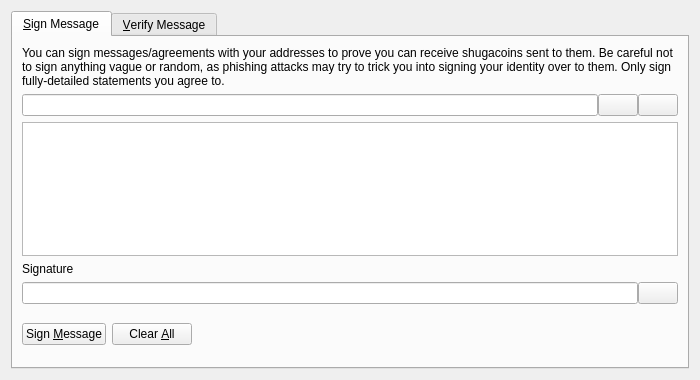
<?xml version="1.0" encoding="UTF-8"?>
<ui version="4.0">
 <class>SignVerifyMessageDialog</class>
 <widget class="QDialog" name="SignVerifyMessageDialog">
  <property name="geometry">
   <rect>
    <x>0</x>
    <y>0</y>
    <width>700</width>
    <height>380</height>
   </rect>
  </property>
  <property name="windowTitle">
   <string>Signatures - Sign / Verify a Message</string>
  </property>
  <property name="modal">
   <bool>true</bool>
  </property>
  <layout class="QVBoxLayout" name="verticalLayout">
   <item>
    <widget class="QTabWidget" name="tabWidget">
     <property name="currentIndex">
      <number>0</number>
     </property>
     <widget class="QWidget" name="tabSignMessage">
      <attribute name="title">
       <string>&amp;Sign Message</string>
      </attribute>
      <layout class="QVBoxLayout" name="verticalLayout_SM">
       <item>
        <widget class="QLabel" name="infoLabel_SM">
         <property name="text">
          <string>You can sign messages/agreements with your addresses to prove you can receive shugacoins sent to them. Be careful not to sign anything vague or random, as phishing attacks may try to trick you into signing your identity over to them. Only sign fully-detailed statements you agree to.</string>
         </property>
         <property name="textFormat">
          <enum>Qt::PlainText</enum>
         </property>
         <property name="wordWrap">
          <bool>true</bool>
         </property>
        </widget>
       </item>
       <item>
        <layout class="QHBoxLayout" name="horizontalLayout_1_SM">
         <property name="spacing">
          <number>0</number>
         </property>
         <item>
          <widget class="QValidatedLineEdit" name="addressIn_SM">
           <property name="toolTip">
            <string>The Shugacoin address to sign the message with</string>
           </property>
          </widget>
         </item>
         <item>
          <widget class="QPushButton" name="addressBookButton_SM">
           <property name="toolTip">
            <string>Choose previously used address</string>
           </property>
           <property name="text">
            <string/>
           </property>
           <property name="icon">
            <iconset resource="../bitcoin.qrc">
             <normaloff>:/icons/address-book</normaloff>:/icons/address-book</iconset>
           </property>
           <property name="shortcut">
            <string>Alt+A</string>
           </property>
           <property name="autoDefault">
            <bool>false</bool>
           </property>
          </widget>
         </item>
         <item>
          <widget class="QPushButton" name="pasteButton_SM">
           <property name="toolTip">
            <string>Paste address from clipboard</string>
           </property>
           <property name="text">
            <string/>
           </property>
           <property name="icon">
            <iconset resource="../bitcoin.qrc">
             <normaloff>:/icons/editpaste</normaloff>:/icons/editpaste</iconset>
           </property>
           <property name="shortcut">
            <string>Alt+P</string>
           </property>
           <property name="autoDefault">
            <bool>false</bool>
           </property>
          </widget>
         </item>
        </layout>
       </item>
       <item>
        <widget class="QPlainTextEdit" name="messageIn_SM">
         <property name="toolTip">
          <string>Enter the message you want to sign here</string>
         </property>
        </widget>
       </item>
       <item>
        <widget class="QLabel" name="signatureLabel_SM">
         <property name="text">
          <string>Signature</string>
         </property>
         <property name="textFormat">
          <enum>Qt::PlainText</enum>
         </property>
        </widget>
       </item>
       <item>
        <layout class="QHBoxLayout" name="horizontalLayout_2_SM">
         <property name="spacing">
          <number>0</number>
         </property>
         <item>
          <widget class="QLineEdit" name="signatureOut_SM">
           <property name="font">
            <font>
             <italic>true</italic>
            </font>
           </property>
           <property name="readOnly">
            <bool>true</bool>
           </property>
          </widget>
         </item>
         <item>
          <widget class="QPushButton" name="copySignatureButton_SM">
           <property name="toolTip">
            <string>Copy the current signature to the system clipboard</string>
           </property>
           <property name="text">
            <string/>
           </property>
           <property name="icon">
            <iconset resource="../bitcoin.qrc">
             <normaloff>:/icons/editcopy</normaloff>:/icons/editcopy</iconset>
           </property>
           <property name="autoDefault">
            <bool>false</bool>
           </property>
          </widget>
         </item>
        </layout>
       </item>
       <item>
        <layout class="QHBoxLayout" name="horizontalLayout_3_SM">
         <item>
          <widget class="QPushButton" name="signMessageButton_SM">
           <property name="toolTip">
            <string>Sign the message to prove you own this Shugacoin address</string>
           </property>
           <property name="text">
            <string>Sign &amp;Message</string>
           </property>
           <property name="icon">
            <iconset resource="../bitcoin.qrc">
             <normaloff>:/icons/edit</normaloff>:/icons/edit</iconset>
           </property>
           <property name="autoDefault">
            <bool>false</bool>
           </property>
          </widget>
         </item>
         <item>
          <widget class="QPushButton" name="clearButton_SM">
           <property name="toolTip">
            <string>Reset all sign message fields</string>
           </property>
           <property name="text">
            <string>Clear &amp;All</string>
           </property>
           <property name="icon">
            <iconset resource="../bitcoin.qrc">
             <normaloff>:/icons/remove</normaloff>:/icons/remove</iconset>
           </property>
           <property name="autoDefault">
            <bool>false</bool>
           </property>
          </widget>
         </item>
         <item>
          <spacer name="horizontalSpacer_1_SM">
           <property name="orientation">
            <enum>Qt::Horizontal</enum>
           </property>
           <property name="sizeHint" stdset="0">
            <size>
             <width>40</width>
             <height>48</height>
            </size>
           </property>
          </spacer>
         </item>
         <item>
          <widget class="QLabel" name="statusLabel_SM">
           <property name="font">
            <font>
             <weight>75</weight>
             <bold>true</bold>
            </font>
           </property>
           <property name="text">
            <string/>
           </property>
           <property name="wordWrap">
            <bool>true</bool>
           </property>
          </widget>
         </item>
         <item>
          <spacer name="horizontalSpacer_2_SM">
           <property name="orientation">
            <enum>Qt::Horizontal</enum>
           </property>
           <property name="sizeHint" stdset="0">
            <size>
             <width>40</width>
             <height>48</height>
            </size>
           </property>
          </spacer>
         </item>
        </layout>
       </item>
      </layout>
     </widget>
     <widget class="QWidget" name="tabVerifyMessage">
      <attribute name="title">
       <string>&amp;Verify Message</string>
      </attribute>
      <layout class="QVBoxLayout" name="verticalLayout_VM">
       <item>
        <widget class="QLabel" name="infoLabel_VM">
         <property name="text">
          <string>Enter the receiver's address, message (ensure you copy line breaks, spaces, tabs, etc. exactly) and signature below to verify the message. Be careful not to read more into the signature than what is in the signed message itself, to avoid being tricked by a man-in-the-middle attack. Note that this only proves the signing party receives with the address, it cannot prove sendership of any transaction!</string>
         </property>
         <property name="textFormat">
          <enum>Qt::PlainText</enum>
         </property>
         <property name="alignment">
          <set>Qt::AlignLeading|Qt::AlignLeft|Qt::AlignTop</set>
         </property>
         <property name="wordWrap">
          <bool>true</bool>
         </property>
        </widget>
       </item>
       <item>
        <layout class="QHBoxLayout" name="horizontalLayout_1_VM">
         <property name="spacing">
          <number>0</number>
         </property>
         <item>
          <widget class="QValidatedLineEdit" name="addressIn_VM">
           <property name="toolTip">
            <string>The Shugacoin address the message was signed with</string>
           </property>
          </widget>
         </item>
         <item>
          <widget class="QPushButton" name="addressBookButton_VM">
           <property name="toolTip">
            <string>Choose previously used address</string>
           </property>
           <property name="text">
            <string/>
           </property>
           <property name="icon">
            <iconset resource="../bitcoin.qrc">
             <normaloff>:/icons/address-book</normaloff>:/icons/address-book</iconset>
           </property>
           <property name="shortcut">
            <string>Alt+A</string>
           </property>
           <property name="autoDefault">
            <bool>false</bool>
           </property>
          </widget>
         </item>
        </layout>
       </item>
       <item>
        <widget class="QPlainTextEdit" name="messageIn_VM"/>
       </item>
       <item>
        <widget class="QValidatedLineEdit" name="signatureIn_VM"/>
       </item>
       <item>
        <layout class="QHBoxLayout" name="horizontalLayout_2_VM">
         <item>
          <widget class="QPushButton" name="verifyMessageButton_VM">
           <property name="toolTip">
            <string>Verify the message to ensure it was signed with the specified Shugacoin address</string>
           </property>
           <property name="text">
            <string>Verify &amp;Message</string>
           </property>
           <property name="icon">
            <iconset resource="../bitcoin.qrc">
             <normaloff>:/icons/transaction_0</normaloff>:/icons/transaction_0</iconset>
           </property>
           <property name="autoDefault">
            <bool>false</bool>
           </property>
          </widget>
         </item>
         <item>
          <widget class="QPushButton" name="clearButton_VM">
           <property name="toolTip">
            <string>Reset all verify message fields</string>
           </property>
           <property name="text">
            <string>Clear &amp;All</string>
           </property>
           <property name="icon">
            <iconset resource="../bitcoin.qrc">
             <normaloff>:/icons/remove</normaloff>:/icons/remove</iconset>
           </property>
           <property name="autoDefault">
            <bool>false</bool>
           </property>
          </widget>
         </item>
         <item>
          <spacer name="horizontalSpacer_1_VM">
           <property name="orientation">
            <enum>Qt::Horizontal</enum>
           </property>
           <property name="sizeHint" stdset="0">
            <size>
             <width>40</width>
             <height>48</height>
            </size>
           </property>
          </spacer>
         </item>
         <item>
          <widget class="QLabel" name="statusLabel_VM">
           <property name="font">
            <font>
             <weight>75</weight>
             <bold>true</bold>
            </font>
           </property>
           <property name="text">
            <string/>
           </property>
           <property name="wordWrap">
            <bool>true</bool>
           </property>
          </widget>
         </item>
         <item>
          <spacer name="horizontalSpacer_2_VM">
           <property name="orientation">
            <enum>Qt::Horizontal</enum>
           </property>
           <property name="sizeHint" stdset="0">
            <size>
             <width>40</width>
             <height>48</height>
            </size>
           </property>
          </spacer>
         </item>
        </layout>
       </item>
      </layout>
     </widget>
    </widget>
   </item>
  </layout>
 </widget>
 <customwidgets>
  <customwidget>
   <class>QValidatedLineEdit</class>
   <extends>QLineEdit</extends>
   <header>qt/qvalidatedlineedit.h</header>
  </customwidget>
 </customwidgets>
 <resources>
  <include location="../bitcoin.qrc"/>
 </resources>
 <connections/>
</ui>
